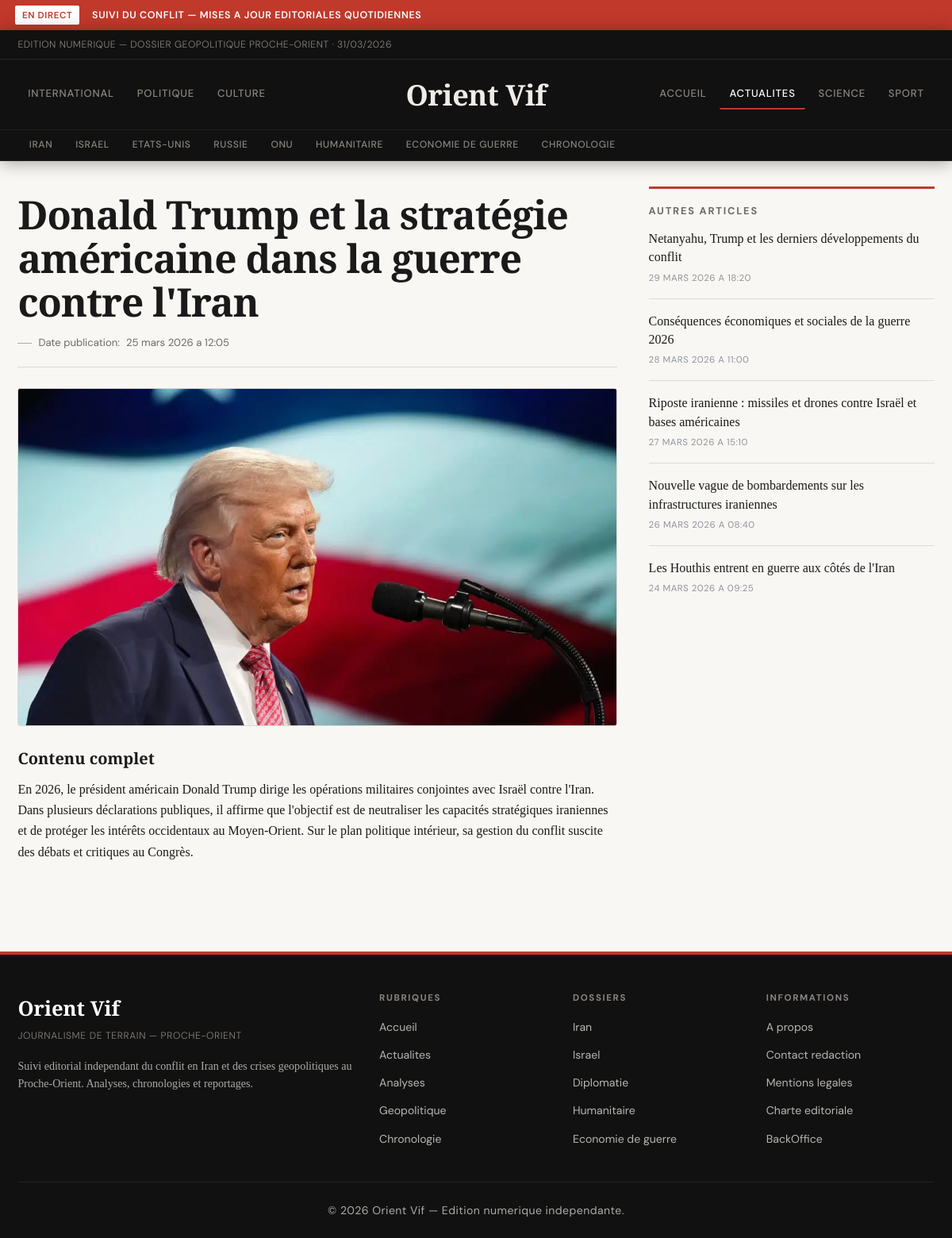
The app's page /articles/guerre-iran-article-2-1-5.html with its own data.
### tables this page shows
CREATE TABLE articles (
  id INT UNSIGNED AUTO_INCREMENT PRIMARY KEY,
  title VARCHAR(255) NOT NULL,
  slug VARCHAR(255) NOT NULL UNIQUE,
  content TEXT NOT NULL,
  is_published TINYINT(1) NOT NULL DEFAULT 1,
  created_at TIMESTAMP NOT NULL DEFAULT CURRENT_TIMESTAMP,
  updated_at TIMESTAMP NOT NULL DEFAULT CURRENT_TIMESTAMP ON UPDATE CURRENT_TIMESTAMP
);

CREATE TABLE article_images (
  id INT UNSIGNED AUTO_INCREMENT PRIMARY KEY,
  article_id INT UNSIGNED NOT NULL,
  image_kind ENUM('main', 'thumb') NOT NULL DEFAULT 'main',
  image_path VARCHAR(255) NOT NULL,
  image_alt VARCHAR(255) DEFAULT NULL,
  sort_order TINYINT UNSIGNED NOT NULL DEFAULT 1,
  created_at TIMESTAMP NOT NULL DEFAULT CURRENT_TIMESTAMP,
  CONSTRAINT fk_article_images_article
    FOREIGN KEY (article_id) REFERENCES articles(id)
    ON DELETE CASCADE,
  UNIQUE KEY uq_article_kind (article_id, image_kind),
  KEY idx_article_images_article_id (article_id)
);

### src/article.php (the view, shortened to what this page needs)
<?php
require_once __DIR__ . '/includes/front_helpers.php';
$id = filter_input(INPUT_GET, 'id', FILTER_VALIDATE_INT, array('options' => array('min_range' => 1)));
$safeId = ($id !== false && $id !== null) ? (int)$id : null;
$article = front_find_article(null, $safeId);
?>
<?php
$sidebarOtherArticles = front_recent_articles_excluding(5, array((int)$article['id']));
$detailMainSrc = front_article_image_src($article, 1280, 720, 'actualite guerre iran');
$detailThumbSrc = front_article_thumb_src($article, 860, 520, 'actualite guerre iran');
include __DIR__ . '/includes/header.php';
?>
<main class="layout-main article-layout">
    <article class="article-detail" itemscope itemtype="https://schema.org/NewsArticle">
        <header class="article-header">
            <h1 itemprop="headline"><?php echo h($article['title']); ?></h1>
            <p class="article-meta">
                Date publication:
                <?php $publishedAt = front_article_datetime_value($article); ?>
                <time itemprop="datePublished" datetime="<?php echo h($publishedAt); ?>">
                    <?php echo h(front_format_datetime($publishedAt)); ?>
                </time>
            </p>
        </header>
        <figure class="article-figure">
            <picture>
                <source media="(max-width: 800px)" srcset="<?php echo h($detailThumbSrc); ?>">
                <img
                    src="<?php echo h($detailMainSrc); ?>"
                    alt="<?php echo h(front_article_alt($article, 'actualite guerre iran')); ?>"
                    width="1280"
                    height="720"
                    itemprop="image"
                    loading="eager"
                    fetchpriority="high"
                    decoding="async">
            </picture>
        </figure>
        <section class="article-content" aria-labelledby="content-title" itemprop="articleBody">
            <h2 id="content-title">Contenu complet</h2>
            <?php echo front_render_article_html($article['content']); ?>
        </section>
    </article>
    <aside class="sidebar article-sidebar" aria-labelledby="recent-title">
        <h2 id="recent-title">Autres articles</h2>
        <ul>
            <?php foreach ($sidebarOtherArticles as $otherArticle): ?>
                <li>
                    <a href="<?php echo h(front_article_url($otherArticle)); ?>">
                        <?php echo h($otherArticle['title']); ?>
                    </a>
                    <small class="recent-time"><?php echo h(front_format_datetime(front_article_datetime_value($otherArticle))); ?></small>
                </li>
            <?php endforeach; ?>
        </ul>
    </aside>
</main>
<?php include __DIR__ . '/includes/footer.php'; ?>

### src/includes/front_helpers.php (shortened to what this page needs)
<?php
function h($value)
{
    return htmlspecialchars((string)$value, ENT_QUOTES, 'UTF-8');
}
function front_article_url($article)
{
    $id = isset($article['id']) ? (int)$article['id'] : 0;
    $page = 1;
    $rubrique = isset($article['rubrique']) ? (int)$article['rubrique'] : 5;
    return '/articles/guerre-iran-article-' . $id . '-' . $page . '-' . $rubrique . '.html';
}
function front_article_alt($article, $fallback = 'actualite guerre iran')
{
    if (!empty($article['image_alt'])) {
        return (string)$article['image_alt'];
    }
    return $fallback;
}
function front_local_image_url($rawPath)
{
    $path = trim((string)$rawPath);
    $normalized = '/' . ltrim($path, '/');
    $fullPath = dirname(__DIR__) . str_replace('/', DIRECTORY_SEPARATOR, $normalized);
    if (is_file($fullPath)) {
        return $normalized;
    }
    return null;
}
function front_article_image_src($article, $width, $height, $fallbackAlt = 'actualite guerre iran')
{
    $local = front_local_image_url(isset($article['image_url']) ? $article['image_url'] : '');
    if ($local !== null) {
        return $local;
    }
    return front_svg_placeholder(front_article_alt($article, $fallbackAlt), $width, $height);
}
function front_article_thumb_src($article, $width, $height, $fallbackAlt = 'actualite guerre iran')
{
    $thumbLocalFromDb = front_local_image_url(isset($article['image_thumb_url']) ? $article['image_thumb_url'] : '');
    if ($thumbLocalFromDb !== null) {
        return $thumbLocalFromDb;
    }
    return front_article_image_src($article, $width, $height, $fallbackAlt);
}
function front_render_article_html($html)
{
    $decoded = html_entity_decode((string)$html, ENT_QUOTES | ENT_HTML5, 'UTF-8');
    $clean = preg_replace('/<script\b[^>]*>(.*?)<\/script>/is', '', $decoded);
    return strip_tags(
        $clean,
        '<p><br><strong><b><em><i><u><ul><ol><li><a><h1><h2><h3><h4><h5><h6><blockquote><img><figure><figcaption>'
    );
}
function front_fetch_articles()
{
    $pdo = db();
    try {
        $sql = "SELECT
                    a.id,
                    a.title,
                    a.slug,
                    a.content,
                    ai_main.image_path AS image_url,
                    COALESCE(ai_thumb.image_path, '') AS image_thumb_url,
                    COALESCE(NULLIF(ai_main.image_alt, ''), a.title) AS image_alt,
                    COALESCE(NULLIF(ai_thumb.image_alt, ''), NULLIF(ai_main.image_alt, ''), a.title) AS image_thumb_alt,
                    a.created_at,
                    a.updated_at
                FROM articles a
                LEFT JOIN article_images ai_main
                    ON ai_main.article_id = a.id AND ai_main.image_kind = 'main'
                LEFT JOIN article_images ai_thumb
                    ON ai_thumb.article_id = a.id AND ai_thumb.image_kind = 'thumb'
                WHERE a.is_published = 1
                ORDER BY a.updated_at DESC";
        $rows = $pdo->query($sql)->fetchAll(PDO::FETCH_ASSOC);
        if (!empty($rows)) {
            return $rows;
        }
    } catch (PDOException $exception) {
    }
    return front_theme_articles();
}
function front_find_article($slug, $id)
{
    $articles = front_fetch_articles();
    if ($id !== null) {
        foreach ($articles as $article) {
            if ((int)$article['id'] === (int)$id) {
                return $article;
            }
        }
    }
    return null;
}
function front_recent_articles_excluding($limit = 5, $excludeIds = array())
{
    $articles = front_fetch_articles();
    $result = array();
    $excludeMap = array();
    foreach ($excludeIds as $excludeId) {
        $id = (int)$excludeId;
        if ($id > 0) {
            $excludeMap[$id] = true;
        }
    }
    foreach ($articles as $article) {
        $articleId = isset($article['id']) ? (int)$article['id'] : 0;
        if ($articleId > 0 && isset($excludeMap[$articleId])) {
            continue;
        }
        $result[] = $article;
        if (count($result) >= $limit) {
            break;
        }
    }
    return $result;
}
function front_format_datetime($value)
{
    try {
        $date = new DateTime((string)$value);
    } catch (Exception $exception) {
        return (string)$value;
    }
    $months = array(
        1 => 'janvier',
        2 => 'fevrier',
        3 => 'mars',
        4 => 'avril',
        5 => 'mai',
        6 => 'juin',
        7 => 'juillet',
        8 => 'aout',
        9 => 'septembre',
        10 => 'octobre',
        11 => 'novembre',
        12 => 'decembre',
    );
    $month = (int)$date->format('n');
    return $date->format('d') . ' ' . $months[$month] . ' ' . $date->format('Y') . ' a ' . $date->format('H:i');
}
function front_article_datetime_value($article)
{
    if (isset($article['updated_at']) && trim((string)$article['updated_at']) !== '') {
        return (string)$article['updated_at'];
    }
    return '';
}

### records on screen
articles: title "Donald Trump et la stratégie américaine dans la guerre contre l'Iran", updated_at "25 mars 2026 a 12:05", content "En 2026, le président américain Donald Trump dirige les opérations militaires conjointes avec Israël contre l'Iran. Dans plusieurs déclarations publiques, il affirme que l'objectif est de neutraliser les capacités stratégiques iraniennes et de protéger les intérêts occidentaux au Moyen-Orient. Sur le plan politique intérieur, sa gestion du conflit suscite des débats et critiques au Congrès."
article_images: image_path (picture)
article_images: article.title "Netanyahu, Trump et les derniers développements du conflit", article.updated_at "29 MARS 2026 A 18:20"
article_images: article.title "Conséquences économiques et sociales de la guerre 2026", article.updated_at "28 MARS 2026 A 11:00"
article_images: article.title "Riposte iranienne : missiles et drones contre Israël et bases américaines", article.updated_at "27 MARS 2026 A 15:10"
article_images: article.title "Nouvelle vague de bombardements sur les infrastructures iraniennes", article.updated_at "26 MARS 2026 A 08:40"
article_images: article.title "Les Houthis entrent en guerre aux côtés de l'Iran", article.updated_at "24 MARS 2026 A 09:25"
